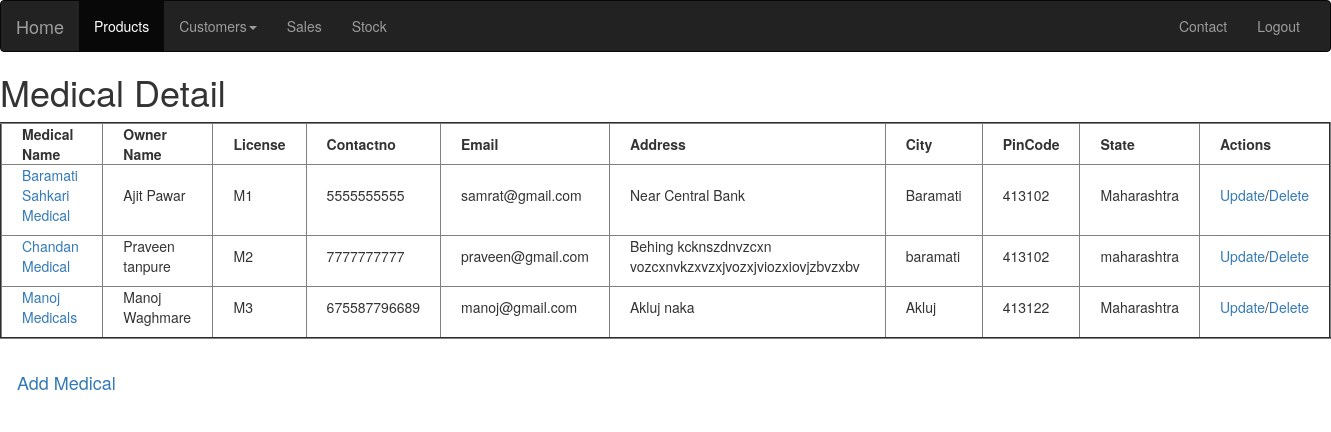
/medicaldetails/, run on the app's committed database.
### dataapp/models.py (models this page shows, shortened)
class Medical(models.Model):
    MownerName=models.CharField(max_length=256)
    MLicense=models.CharField(max_length=256)
    MedicalName=models.CharField(max_length=256)
    Address=models.TextField()
    City=models.CharField(max_length=256)
    State=models.CharField(max_length=256)
    PinCode=models.IntegerField()
    Contactno=models.IntegerField()
    Email=models.EmailField()

### dataapp/views.py (the view)
# urls.py: path('medicaldetails/', views.medical_details,name="medicaldetails"),
def medical_details(request):
    medical=Medical.objects.all()
    return render(request,'customer/Medical.html',{'medical':medical})

### templates/customer/Medical.html (shortened to what this page needs)
{% extends 'dataapp/base.html'%}
{%block content%}
<h1>Medical Detail</h1>
<table border=2px>
<thead>
<th>Medical Name</th>
<th>Owner Name</th>
<th>License</th>
<th>Contactno</th>
<th>Email</th>
<th>Address</th>
<th>City</th>
<th>PinCode</th>
<th>State</th>
<th>Actions</th>
</thead>
{% for med in medical%}
<tr>
<td><a href="/medicalinfo/{{med.id}}">{{med.MedicalName}}</a></td>
<td>{{med.MownerName}}</td>
<td>{{med.MLicense}}</td>
<td>{{med.Contactno}}</td>
<td>{{med.Email}}</td>
<td>{{med.Address}}</td>
<td>{{med.City}}</td>
<td>{{med.PinCode}}</td>
<td>{{med.State}}</td>
<td><a href="/updatemed/{{med.id}}">Update</a>/<a href='/deletemed/{{med.id}}'>Delete</a></td>
</tr>
{% endfor%}
</table>
<br>
<a  border='1px red solid' href="/addmedical" class='btn btn-sucess btn-lg'>Add Medical</a>
{%endblock%}

### static/css/main.css (style rules this page uses)
body { background-image: url("https://images.unsplash.com/photo-1544587473-a26fe63b268b?ixlib=rb-1.2.1&ixid=eyJhcHBfaWQiOjEyMDd9&auto=format&fit=crop&w=852&q=80"); background-size: cover; background-repeat:no-repeat; background-position: center center; }
th { padding-left: 20px; padding-right: 20px; }
td { padding-left: 20px; padding-right: 20px; padding-bottom: 10px; }

### data on the page
Medical: MedicalName "Baramati Sahkari Medical", MownerName "Ajit Pawar", MLicense "M1", Contactno "5555555555", Email "samrat@gmail.com", Address "Near Central Bank", City "Baramati", PinCode "413102", State "Maharashtra"
Medical: MedicalName "Chandan Medical", MownerName "Praveen tanpure", MLicense "M2", Contactno "7777777777", Email "praveen@gmail.com", Address "Behing kcknszdnvzcxn vozcxnvkzxvzxjvozxjviozxiovjzbvzxbv", City "baramati", PinCode "413102", State "maharashtra"
Medical: MedicalName "Manoj Medicals", MownerName "Manoj Waghmare", MLicense "M3", Contactno "675587796689", Email "manoj@gmail.com", Address "Akluj naka", City "Akluj", PinCode "413122", State "Maharashtra"
